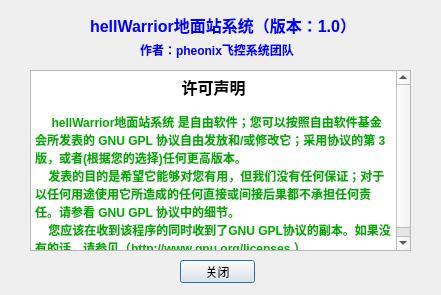
<?xml version="1.0" encoding="UTF-8"?>
<ui version="4.0">
 <class>aboutdialog</class>
 <widget class="QDialog" name="aboutdialog">
  <property name="geometry">
   <rect>
    <x>0</x>
    <y>0</y>
    <width>441</width>
    <height>295</height>
   </rect>
  </property>
  <property name="windowTitle">
   <string>Dialog</string>
  </property>
  <widget class="QPushButton" name="closeBtn">
   <property name="geometry">
    <rect>
     <x>180</x>
     <y>260</y>
     <width>75</width>
     <height>23</height>
    </rect>
   </property>
   <property name="text">
    <string>关闭</string>
   </property>
  </widget>
  <widget class="QLabel" name="label">
   <property name="geometry">
    <rect>
     <x>90</x>
     <y>10</y>
     <width>291</width>
     <height>31</height>
    </rect>
   </property>
   <property name="text">
    <string>&lt;html&gt;&lt;head/&gt;&lt;body&gt;&lt;p&gt;&lt;span style=&quot; font-family:'宋体'; font-size:12pt; font-weight:600; color:#0000ff;&quot;&gt;hellWarrior地面站系统&lt;/span&gt;&lt;span style=&quot; font-size:12pt; font-weight:600; color:#0000ff;&quot;&gt;（版本：1.0）&lt;/span&gt;&lt;/p&gt;&lt;/body&gt;&lt;/html&gt;</string>
   </property>
  </widget>
  <widget class="QLabel" name="label_2">
   <property name="geometry">
    <rect>
     <x>140</x>
     <y>40</y>
     <width>181</width>
     <height>20</height>
    </rect>
   </property>
   <property name="text">
    <string>&lt;html&gt;&lt;head/&gt;&lt;body&gt;&lt;p&gt;&lt;span style=&quot; font-weight:600; color:#0000ff;&quot;&gt;作者：pheonix飞控系统团队&lt;/span&gt;&lt;/p&gt;&lt;/body&gt;&lt;/html&gt;</string>
   </property>
  </widget>
  <widget class="QTextBrowser" name="textBrowser">
   <property name="geometry">
    <rect>
     <x>30</x>
     <y>70</y>
     <width>381</width>
     <height>181</height>
    </rect>
   </property>
   <property name="html">
    <string>&lt;!DOCTYPE HTML PUBLIC &quot;-//W3C//DTD HTML 4.0//EN&quot; &quot;http://www.w3.org/TR/REC-html40/strict.dtd&quot;&gt;
&lt;html&gt;&lt;head&gt;&lt;meta name=&quot;qrichtext&quot; content=&quot;1&quot; /&gt;&lt;style type=&quot;text/css&quot;&gt;
p, li { white-space: pre-wrap; }
&lt;/style&gt;&lt;/head&gt;&lt;body style=&quot; font-family:'SimSun'; font-size:9pt; font-weight:400; font-style:normal;&quot;&gt;
&lt;p align=&quot;center&quot; style=&quot; margin-top:0px; margin-bottom:0px; margin-left:0px; margin-right:0px; -qt-block-indent:0; text-indent:0px;&quot;&gt;&lt;span style=&quot; font-family:'宋体'; font-size:12pt; font-weight:600;&quot;&gt;许可声明&lt;/span&gt;&lt;/p&gt;
&lt;p style=&quot;-qt-paragraph-type:empty; margin-top:0px; margin-bottom:0px; margin-left:0px; margin-right:0px; -qt-block-indent:0; text-indent:0px; font-family:'宋体'; color:#008000;&quot;&gt;&lt;br /&gt;&lt;/p&gt;
&lt;p style=&quot; margin-top:0px; margin-bottom:0px; margin-left:0px; margin-right:0px; -qt-block-indent:0; text-indent:0px;&quot;&gt;&lt;span style=&quot; font-family:'宋体'; font-weight:600; color:#00aa00;&quot;&gt;     hellWarrior地面站系统 是自由软件；您可以按照自由软件基金会所发表的 GNU GPL 协议自由发放和/或修改它；采用协议的第 3 版，或者(根据您的选择)任何更高版本。&lt;/span&gt;&lt;/p&gt;
&lt;p style=&quot; margin-top:0px; margin-bottom:0px; margin-left:0px; margin-right:0px; -qt-block-indent:0; text-indent:0px;&quot;&gt;&lt;span style=&quot; font-family:'Courier New,courier'; font-weight:600; color:#00aa00;&quot;&gt;    发表的目的是希望它能够对您有用，但我们没有任何保证；对于以任何用途使用它所造成的任何直接或间接后果都不承担任何责任。请参看 GNU GPL 协议中的细节。&lt;/span&gt;&lt;/p&gt;
&lt;p style=&quot; margin-top:0px; margin-bottom:0px; margin-left:0px; margin-right:0px; -qt-block-indent:0; text-indent:0px;&quot;&gt;&lt;span style=&quot; font-family:'Courier New,courier'; font-weight:600; color:#00aa00;&quot;&gt;    您应该在收到该程序的同时收到了GNU GPL协议的副本。如果没有的话，请参见（http://www.gnu.org/licenses ）。&lt;/span&gt;&lt;/p&gt;&lt;/body&gt;&lt;/html&gt;</string>
   </property>
  </widget>
  <widget class="QLabel" name="label_1">
   <property name="geometry">
    <rect>
     <x>10</x>
     <y>10</y>
     <width>51</width>
     <height>51</height>
    </rect>
   </property>
   <property name="text">
    <string/>
   </property>
   <property name="pixmap">
    <pixmap resource="images.qrc">:/images/logo_10%.png</pixmap>
   </property>
  </widget>
 </widget>
 <resources>
  <include location="images.qrc"/>
 </resources>
 <connections/>
</ui>
